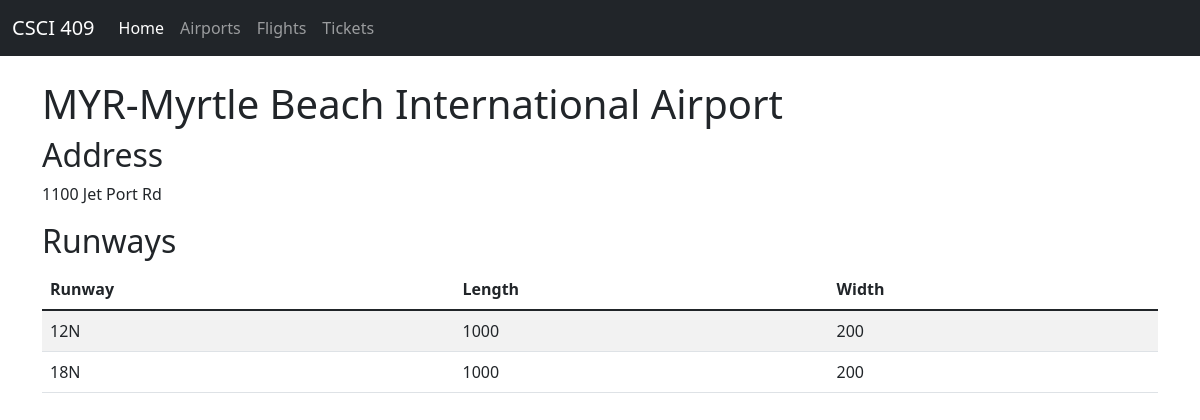
/airports/MYR, run on the app's committed database.
### airports/models.py (models this page shows)
class Airport(models.Model):
    name = models.CharField(max_length=255)
    airport_code = models.CharField(max_length=3)
    address = models.CharField(max_length=255)
    city = models.CharField(max_length=255)
    state = models.CharField(max_length=2)
    zipcode = models.CharField(max_length=5)
    is_open = models.BooleanField()

class Runway(models.Model):
    LEFT = 'L'
    CENTER = 'C'
    RIGHT = 'R'
    NONE = 'N'
    RUNWAY_DESIGNATION_CHOICES = [
        (LEFT, 'Left'),
        (CENTER, 'Center'),
        (RIGHT, 'Right'),
        (NONE, 'None'),
    ]
    runway_number = models.IntegerField()
    runway_designation = models.CharField(
        max_length=1,
        choices=RUNWAY_DESIGNATION_CHOICES,
        default=NONE
    )
    length = models.IntegerField()
    width = models.IntegerField()
    airport = models.ForeignKey(Airport, on_delete=models.CASCADE)

### airports/views.py (the view)
# urls.py: path('/<str:airport_code>', views.airport_info),
def airport_info(request, airport_code):
    airport = Airport.objects.get(airport_code=airport_code)
    context = {'airport': airport}
    return render(request, 'airports/airport.html', context)

### airports/templates/airports/airport.html
{% extends 'base.html' %}
{% block content %}
<h1>{{ airport.airport_code }}-{{ airport.name }}</h1>
<h2>Address</h2>
<p>{{ airport.address }}
</p>
<h2>Runways</h2>
<table class="table table-striped">
    <thead>
        <tr>
            <th scope="col">Runway</th>
            <th scope="col">Length</th>
            <th scope="col">Width</th>
        </tr>
    </thead>
    <tbody>
        {% for runway in airport.runway_set.all %}
            <tr>
                <td>{{ runway.runway_number }}{{ runway.runway_designation }}</td>
                <td>{{ runway.length }}</td>
                <td>{{ runway.width }}</td>
            </tr>
        {% endfor %}
    </tbody>
</table>
{% endblock %}

### data on the page
Airport: airport_code "MYR", name "Myrtle Beach International Airport", address "1100 Jet Port Rd"
Runway: runway_number "12", runway_designation "N", length "1000", width "200"
Runway: runway_number "18", runway_designation "N", length "1000", width "200"
